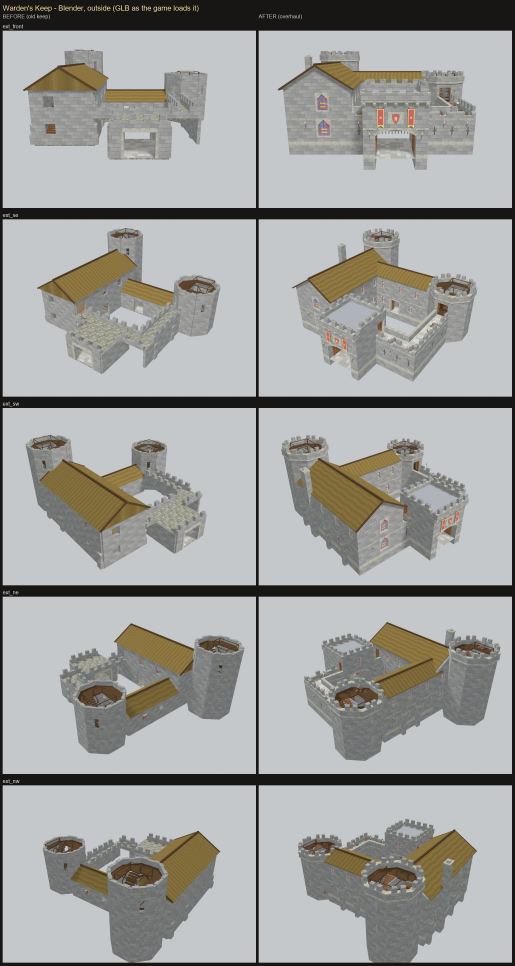
#> input picture scratchpad/keep_overhaul/sheet_blender_outside.jpg, 1544 x 2896 px, given in place of ext_front.png, which was not available (shown at 1/3 size)
$ python make_sheets.py
#> lines starting #> are read from the running program, lines starting #| are printed output that depends on the picture; pictures that were not available may be replaced by others from this repository, and a replacement may not be noted
"""Before/after contact sheets for the Warden's Keep overhaul (scratch; run: python make_sheets.py from this folder).
Each row: BEFORE (old keep, holm-keep-props-v1) | AFTER (holm-keep-overhaul-v1), same camera."""
from PIL import Image, ImageDraw, ImageFont
from pathlib import Path
HERE = Path(__file__).resolve().parent
try:
    FONT = ImageFont.truetype('arial.ttf', 22); SMALL = ImageFont.truetype('arial.ttf', 16)
except OSError:
    FONT = SMALL = ImageFont.load_default()

def fit(p, w):
#> called with w = 760
    im = Image.open(p).convert('RGB')
#> im is the input picture: PIL image 1544x2896 RGB; mean R, G, B 160.6, 161.4, 159.2
    return im.resize((w, round(im.height * w / im.width)), Image.LANCZOS)
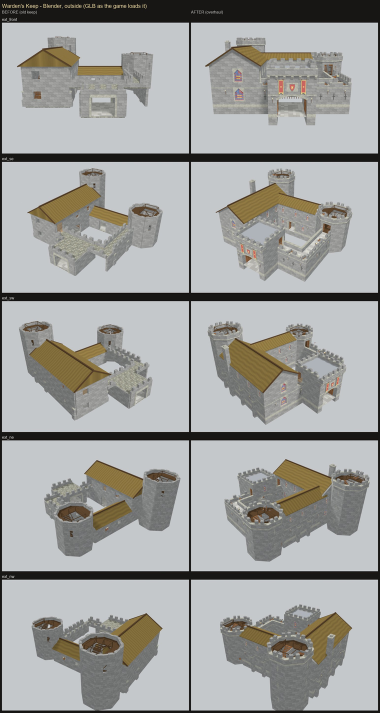
#> returned value: PIL image 760x1425 RGB (shown at 1/2 size); mean R, G, B 160.6, 161.4, 159.2

def pairs(title, rows, out, w=760):
    tiles = []
    for label, a, b in rows:
        A, B = fit(a, w), fit(b, w)
#> call 2 of fit, with w = 760
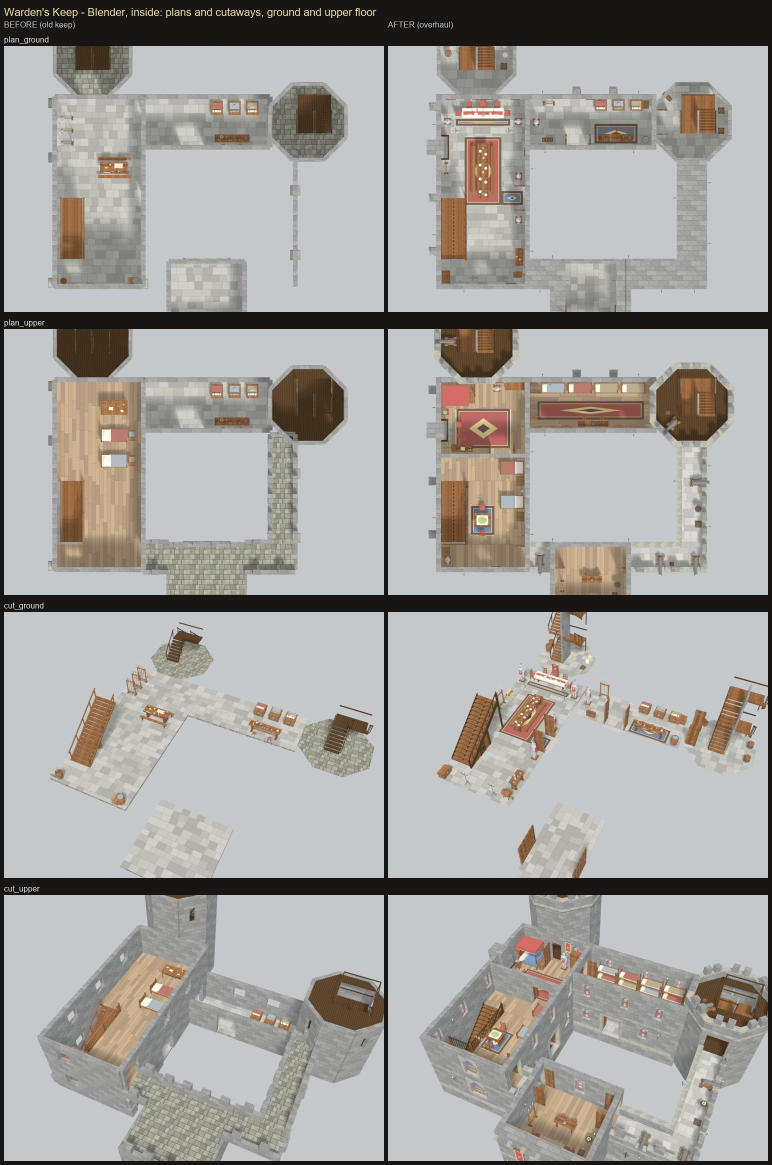
#> input picture scratchpad/keep_overhaul/sheet_blender_inside.jpg, 1544 x 2330 px, given in place of ext_front.png, which was not available (shown at 1/2 size)
#> in fit, im is the input picture: PIL image 1544x2330 RGB; mean R, G, B 164.5, 162.9, 160
#> in fit (call 2), `return im.resize((w, round(im.height * w / im.width)), Image.LANCZOS)`:
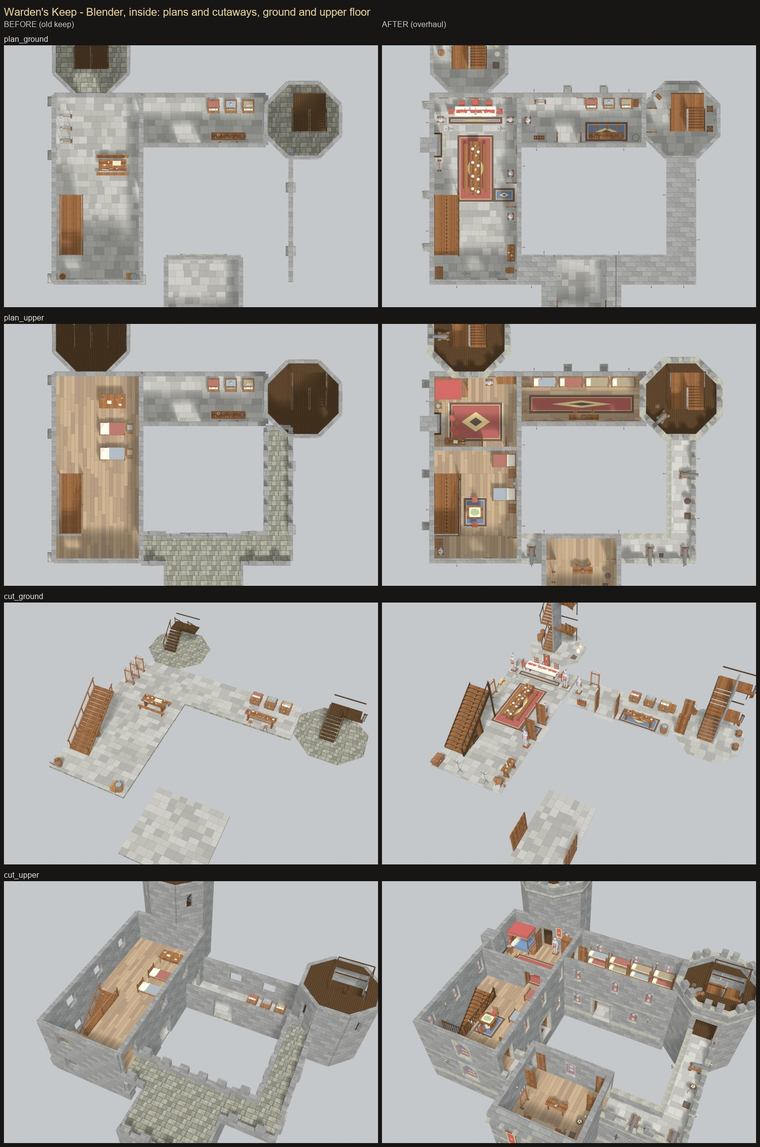
#> returned value: PIL image 760x1147 RGB; mean R, G, B 164.5, 162.9, 160
        tiles.append((label, A, B))
    head, lab, gap = 66, 26, 8
    H = head + sum(lab + max(A.height, B.height) + gap for _, A, B in tiles)
    W = 2 * w + 3 * gap
    sheet = Image.new('RGB', (W, H), (24, 22, 20)); d = ImageDraw.Draw(sheet)
    d.text((gap, 12), title, fill=(240, 220, 160), font=FONT)
    d.text((gap, 40), 'BEFORE (old keep)', fill=(200, 200, 200), font=SMALL)
    d.text((2 * gap + w, 40), 'AFTER (overhaul)', fill=(200, 200, 200), font=SMALL)
    y = head
    for label, A, B in tiles:
        d.text((gap, y + 4), label, fill=(230, 230, 230), font=SMALL); y += lab
        sheet.paste(A, (gap, y)); sheet.paste(B, (2 * gap + w, y))
        y += max(A.height, B.height) + gap
    sheet.save(HERE / out, quality=86); print(out, sheet.size)

def grid(title, items, out, w=620, cols=3):
    ims = [(n, fit(p, w)) for n, p in items]
    head, lab, gap = 50, 24, 8
    rows = [ims[i:i + cols] for i in range(0, len(ims), cols)]
    H = head + sum(lab + max(im.height for _, im in r) + gap for r in rows)
    W = cols * w + (cols + 1) * gap
    sheet = Image.new('RGB', (W, H), (24, 22, 20)); d = ImageDraw.Draw(sheet)
    d.text((gap, 12), title, fill=(240, 220, 160), font=FONT)
    y = head
    for r in rows:
        for i, (n, im) in enumerate(r):
            x = gap + i * (w + gap)
            d.text((x, y + 3), n, fill=(230, 230, 230), font=SMALL); sheet.paste(im, (x, y + lab))
        y += lab + max(im.height for _, im in r) + gap
    sheet.save(HERE / out, quality=86); print(out, sheet.size)

BB, BA, IG = HERE / 'blender_before', HERE / 'blender_after', HERE / 'ingame'
bl = lambda names: [(n, BB / (n + '.png'), BA / (n + '.png')) for n in names]
ig = lambda names: [(n, IG / ('before_' + n + '.jpg'), IG / ('after_' + n + '.jpg')) for n in names]
#> (the run stopped early here; a loop or call above may not have finished)
